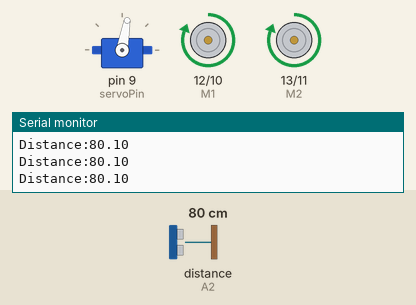
Recording of a sketch running on a simulated Arduino Uno, built with avr-gcc and run on an emulated ATmega328P. On the bench: servo, direction and speed pins drawn as motors (green arrow = direction pin HIGH = forward, orange = LOW = backward, longer = more drive), the last lines printed to the serial monitor. Wiring (inferred from the names in the program): ultrasonic range finder: trigger A3; echo A2. Inputs (shaded band) come from the test bench; at power-on: distance to the obstacle (sensor on A2) 80 cm. The echo pulse lasts 58.3 µs per cm.

Above: at 1.2 s.
1.3 s: distance to the obstacle (sensor on A2) set to 33 cm
4.3 s: distance to the obstacle (sensor on A2) set to 27 cm
At 4.48 s:
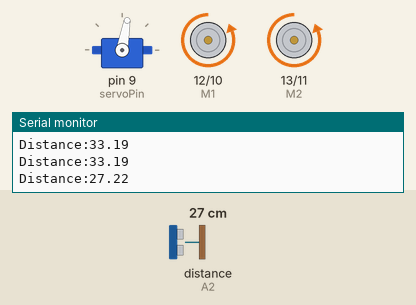
7.3 s: distance to the obstacle (sensor on A2) set to 60 cm
At 7.5 s:
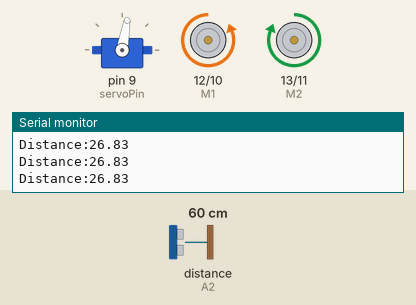
9.0 s: distance to the obstacle (sensor on A2) set to 2 cm
At 9.18 s:
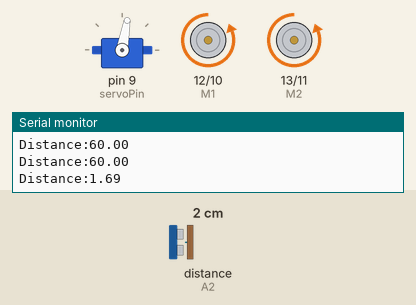
Timing chart, 0 to 13.0 s (numbered marks = the images above; inputs shaded):
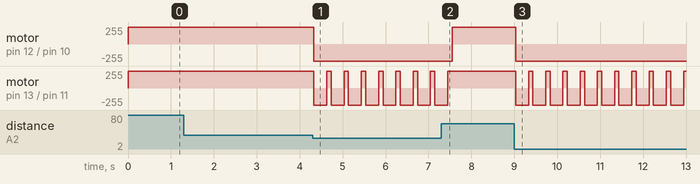

The sketch:

avoid_ultrasonic.ino
```cpp
/*
 * 초음파 센서 장애물 회피 자동차
 * 서보모터 사용 안함
 * 서보모터의 각도를 조정하여 초음파가 앞을 바라보게 한다
 */

#include <Servo.h>

int servoPin = 9;

Servo servo;

int Trig = A3;    //Trig핀
int Echo = A2;    //Echo핀
float Distance;

int E1 = 10;      // 1번(A) 모터 PWM
int M1 = 12;      // 1번(A) 모터 정/역
int E2 = 11;      // 2번(B) 모터 PWM
int M2 = 13;      // 2번(B) 모터 정/역

void setup()
{
  Serial.begin(9600);
  servo.attach(servoPin);
  servo.write(80); //서보 각도를 90도로 한다

  pinMode(M1, OUTPUT);      // 출력핀 설정
  pinMode(M2, OUTPUT);
  pinMode(E1, OUTPUT);      // 출력핀 설정
  pinMode(E2, OUTPUT);

  pinMode(Trig, OUTPUT);
  pinMode(Echo, INPUT);
}


void loop()
{
    Distance_cm();
    if(Distance > 30)
    {
        //모터를 정방향으로 돌린다
        digitalWrite(M1, HIGH); //모터 정방향 회전
        digitalWrite(M2, HIGH); //모터 정방향 회전
        digitalWrite(E1, HIGH);
        digitalWrite(E2, HIGH);
    }
    else
    {
        //300mS 동안 후진한다
        digitalWrite(M1, LOW); //모터 역방향 회전
        digitalWrite(M2, LOW); //모터 정방향 회전
        digitalWrite(E1, HIGH);
        digitalWrite(E2, HIGH);
        delay(300);
        digitalWrite(M1, LOW); //모터 역방향 회전
        digitalWrite(M2, HIGH); //모터 정방향 회전
        digitalWrite(E1, HIGH);
        digitalWrite(E2, HIGH);
        delay(100);
    }
}

void Distance_cm()
{
  digitalWrite(Trig, LOW);
  delayMicroseconds(2);
  digitalWrite(Trig, HIGH);
  delayMicroseconds(10);
  digitalWrite(Trig, LOW);
  float Fdistance = pulseIn(Echo, HIGH);
  Fdistance= Fdistance/58;

  Serial.print("Distance:");
  Serial.println(Fdistance);
  Distance = Fdistance;
}

void forward_motor(int motorspeed)
{
  //모터를 정방향으로 돌린다
  digitalWrite(M1, HIGH); //모터 정방향 회전
  digitalWrite(M2, HIGH); //모터 정방향 회전
  analogWrite(E1, motorspeed);
  analogWrite(E2, motorspeed);
}

void backward_motor(int motorspeed)
{
  //모터를 정방향으로 돌린다
  digitalWrite(M1, LOW); //모터 정방향 회전
  digitalWrite(M2, LOW); //모터 정방향 회전
  analogWrite(E1, motorspeed);
  analogWrite(E2, motorspeed);
}

void right_motor(int motorspeed)
{
  //모터를 정방향으로 돌린다
  digitalWrite(M1, LOW); //모터 역방향 회전
  digitalWrite(M2, HIGH); //모터 정방향 회전
  analogWrite(E1, motorspeed);
  analogWrite(E2, motorspeed);
}

void left_motor(int motorspeed)
{
  //모터를 정방향으로 돌린다
  digitalWrite(M1, HIGH); //모터 정방향 회전
  digitalWrite(M2, LOW); //모터 역방향 회전
  analogWrite(E1, motorspeed);
  analogWrite(E2, motorspeed);
}
```

Measured:
- the behaviour switches between 31 and 30 cm on distance to the obstacle (sensor on A2) (found by bisection; images 0 and 1)
- after the input at 4.3 s, motor on pin 12 (M1) / pin 10 (E1): forward 255/255 → backward 255/255 at once; motor on pin 13 (M2) / pin 11 (E2): alternates forward 255/255 for 0.10 s and backward 255/255 for 0.30 s, starting at once
- after the input at 7.3 s, motor on pin 12 (M1) / pin 10 (E1): backward 255/255 → forward 255/255 after 0.25 s; motor on pin 13 (M2) / pin 11 (E2): goes on until 7.4 s, then stays forward 255/255
- after the input at 9.0 s, motor on pin 12 (M1) / pin 10 (E1): forward 255/255 → backward 255/255 at once; motor on pin 13 (M2) / pin 11 (E2): alternates forward 255/255 for 0.10 s and backward 255/255 for 0.30 s, starting at once
